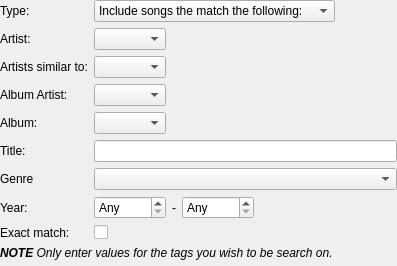
<?xml version="1.0" encoding="UTF-8"?>
<ui version="4.0">
 <class>DynamicRule</class>
 <widget class="QWidget" name="DynamicRule">
  <property name="geometry">
   <rect>
    <x>0</x>
    <y>0</y>
    <width>397</width>
    <height>266</height>
   </rect>
  </property>
  <property name="windowTitle">
   <string>Form</string>
  </property>
  <layout class="QVBoxLayout" name="verticalLayout">
   <property name="margin">
    <number>0</number>
   </property>
   <item>
    <layout class="QFormLayout" name="formLayout">
     <property name="fieldGrowthPolicy">
      <enum>QFormLayout::ExpandingFieldsGrow</enum>
     </property>
     <item row="1" column="0">
      <widget class="BuddyLabel" name="label">
       <property name="text">
        <string>Artist:</string>
       </property>
       <property name="buddy">
        <cstring>artistText</cstring>
       </property>
      </widget>
     </item>
     <item row="1" column="1">
      <widget class="CompletionCombo" name="artistText"/>
     </item>
     <item row="3" column="0">
      <widget class="BuddyLabel" name="label_2">
       <property name="text">
        <string>Album Artist:</string>
       </property>
       <property name="buddy">
        <cstring>albumArtistText</cstring>
       </property>
      </widget>
     </item>
     <item row="3" column="1">
      <widget class="CompletionCombo" name="albumArtistText"/>
     </item>
     <item row="4" column="0">
      <widget class="BuddyLabel" name="label_3">
       <property name="text">
        <string>Album:</string>
       </property>
       <property name="buddy">
        <cstring>albumText</cstring>
       </property>
      </widget>
     </item>
     <item row="4" column="1">
      <widget class="CompletionCombo" name="albumText"/>
     </item>
     <item row="5" column="0">
      <widget class="BuddyLabel" name="label_4">
       <property name="text">
        <string>Title:</string>
       </property>
       <property name="buddy">
        <cstring>titleText</cstring>
       </property>
      </widget>
     </item>
     <item row="5" column="1">
      <widget class="LineEdit" name="titleText"/>
     </item>
     <item row="6" column="0">
      <widget class="BuddyLabel" name="label_5">
       <property name="text">
        <string>Genre</string>
       </property>
       <property name="buddy">
        <cstring>genreCombo</cstring>
       </property>
      </widget>
     </item>
     <item row="6" column="1">
      <widget class="QComboBox" name="genreCombo">
       <property name="sizePolicy">
        <sizepolicy hsizetype="MinimumExpanding" vsizetype="Fixed">
         <horstretch>0</horstretch>
         <verstretch>0</verstretch>
        </sizepolicy>
       </property>
      </widget>
     </item>
     <item row="7" column="0">
      <widget class="BuddyLabel" name="label_6">
       <property name="text">
        <string>Year:</string>
       </property>
       <property name="buddy">
        <cstring>dateFromSpin</cstring>
       </property>
      </widget>
     </item>
     <item row="7" column="1">
      <layout class="QHBoxLayout" name="horizontalLayout_2">
       <item>
        <widget class="QSpinBox" name="dateFromSpin">
         <property name="minimumSize">
          <size>
           <width>72</width>
           <height>0</height>
          </size>
         </property>
         <property name="specialValueText">
          <string>Any</string>
         </property>
        </widget>
       </item>
       <item>
        <widget class="BuddyLabel" name="label_8">
         <property name="text">
          <string>-</string>
         </property>
        </widget>
       </item>
       <item>
        <widget class="QSpinBox" name="dateToSpin">
         <property name="minimumSize">
          <size>
           <width>72</width>
           <height>0</height>
          </size>
         </property>
         <property name="specialValueText">
          <string>Any</string>
         </property>
        </widget>
       </item>
      </layout>
     </item>
     <item row="8" column="0">
      <widget class="BuddyLabel" name="label_5x">
       <property name="text">
        <string>Exact match:</string>
       </property>
       <property name="buddy">
        <cstring>exactCheck</cstring>
       </property>
      </widget>
     </item>
     <item row="8" column="1">
      <widget class="QCheckBox" name="exactCheck"/>
     </item>
     <item row="0" column="0">
      <widget class="BuddyLabel" name="label_9">
       <property name="text">
        <string>Type:</string>
       </property>
       <property name="buddy">
        <cstring>typeCombo</cstring>
       </property>
      </widget>
     </item>
     <item row="0" column="1">
      <widget class="QComboBox" name="typeCombo">
       <item>
        <property name="text">
         <string>Include songs the match the following:</string>
        </property>
       </item>
       <item>
        <property name="text">
         <string>Exclude songs the match the following:</string>
        </property>
       </item>
      </widget>
     </item>
     <item row="2" column="0">
      <widget class="BuddyLabel" name="similarArtistsText_label">
       <property name="text">
        <string>Artists similar to:</string>
       </property>
       <property name="buddy">
        <cstring>similarArtistsText</cstring>
       </property>
      </widget>
     </item>
     <item row="2" column="1">
      <widget class="CompletionCombo" name="similarArtistsText"/>
     </item>
    </layout>
   </item>
   <item>
    <widget class="BuddyLabel" name="label_7">
     <property name="sizePolicy">
      <sizepolicy hsizetype="Preferred" vsizetype="MinimumExpanding">
       <horstretch>0</horstretch>
       <verstretch>0</verstretch>
      </sizepolicy>
     </property>
     <property name="text">
      <string>&lt;i&gt;&lt;b&gt;NOTE&lt;/b&gt; Only enter values for the tags you wish to be search on. &lt;/i&gt;</string>
     </property>
     <property name="alignment">
      <set>Qt::AlignLeading|Qt::AlignLeft|Qt::AlignTop</set>
     </property>
    </widget>
   </item>
  </layout>
  <zorder>label_7</zorder>
  <zorder>typeCombo</zorder>
 </widget>
 <customwidgets>
  <customwidget>
   <class>LineEdit</class>
   <extends>QLineEdit</extends>
   <header>lineedit.h</header>
  </customwidget>
  <customwidget>
   <class>CompletionCombo</class>
   <extends>QComboBox</extends>
   <header>completioncombo.h</header>
  </customwidget>
  <customwidget>
   <class>BuddyLabel</class>
   <extends>QLabel</extends>
   <header>buddylabel.h</header>
  </customwidget>
 </customwidgets>
 <tabstops>
  <tabstop>typeCombo</tabstop>
  <tabstop>artistText</tabstop>
  <tabstop>albumArtistText</tabstop>
  <tabstop>albumText</tabstop>
  <tabstop>titleText</tabstop>
  <tabstop>genreCombo</tabstop>
  <tabstop>dateFromSpin</tabstop>
  <tabstop>dateToSpin</tabstop>
  <tabstop>exactCheck</tabstop>
 </tabstops>
 <resources/>
 <connections/>
</ui>
